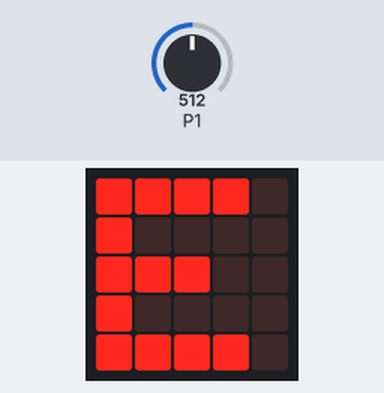
Recording of a program running on a simulated BBC micro:bit (MakeCode). Shown: the board's 5×5 LED display. Inputs (shaded band) come from the test bench; at power-on: P1 = 512 (analog values on the 0–1023 scale).

Above: at 1.2 s.
1.3 s: P1 set to 122
At 2.7 s:
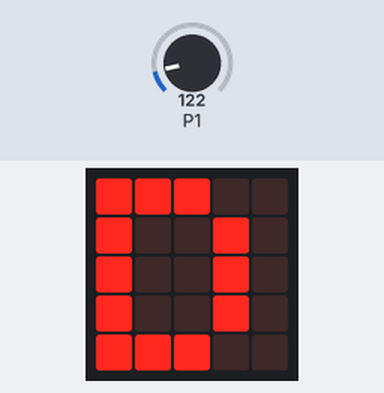
3.0 s: P1 set to 100
At 4.2 s:
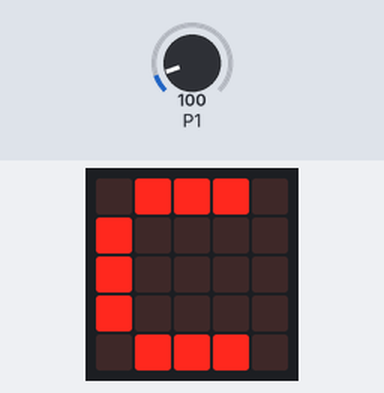
4.5 s: P1 set to 60
At 5.8 s:
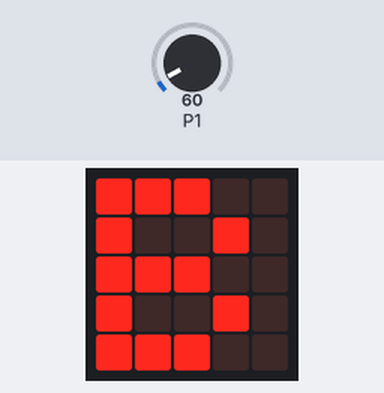
6.1 s: P1 set to 10
At 7.2 s:
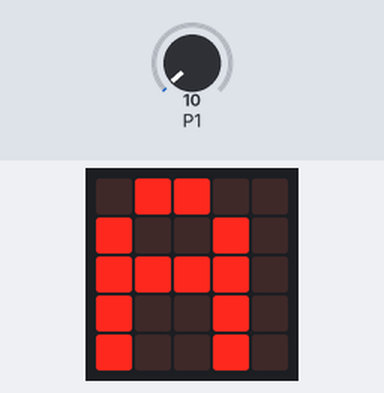
7.6 s: P1 set to 40
At 8.7 s:
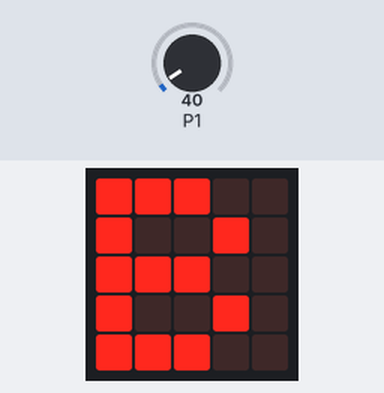
9.2 s: P1 set to 80
At 10.1 s:
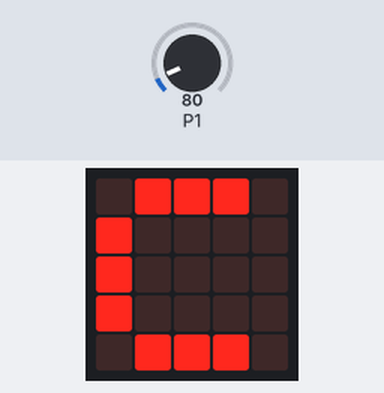
Timing chart, 0 to 11.7 s (numbered marks = the images above; inputs shaded):
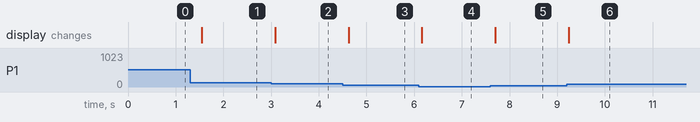

Measured:
- after the input at 1.3 s, the display: changes after 0.24 s (image 1)
- after the input at 3.0 s, the display: changes after 0.08 s (image 2)
- after the input at 4.5 s, the display: changes after 0.12 s (image 3)
- after the input at 6.1 s, the display: changes after 0.06 s (image 4)
- after the input at 7.6 s, the display: changes after 0.10 s (image 5)
- after the input at 9.2 s, the display: changes at once (image 6)

The program:

main.ts
```typescript
basic.forever(function () {
    if (pins.analogReadPin(AnalogPin.P1) > 0 && pins.analogReadPin(AnalogPin.P1) < 20) {
        basic.showString("A")
    } else if (pins.analogReadPin(AnalogPin.P1) > 30 && pins.analogReadPin(AnalogPin.P1) < 70) {
        basic.showString("B")
    } else if (pins.analogReadPin(AnalogPin.P1) > 70 && pins.analogReadPin(AnalogPin.P1) < 110) {
        basic.showString("C")
    } else if (pins.analogReadPin(AnalogPin.P1) > 110 && pins.analogReadPin(AnalogPin.P1) < 150) {
        basic.showString("D")
    } else if (pins.analogReadPin(AnalogPin.P1) > 150 && pins.analogReadPin(AnalogPin.P1) < 600) {
        basic.showString("E")
    }
})
```

test.ts
```typescript
// Tady jsou testy. Při použití tohoto balíčku jako rozšíření nebude zkompilováno.
```
